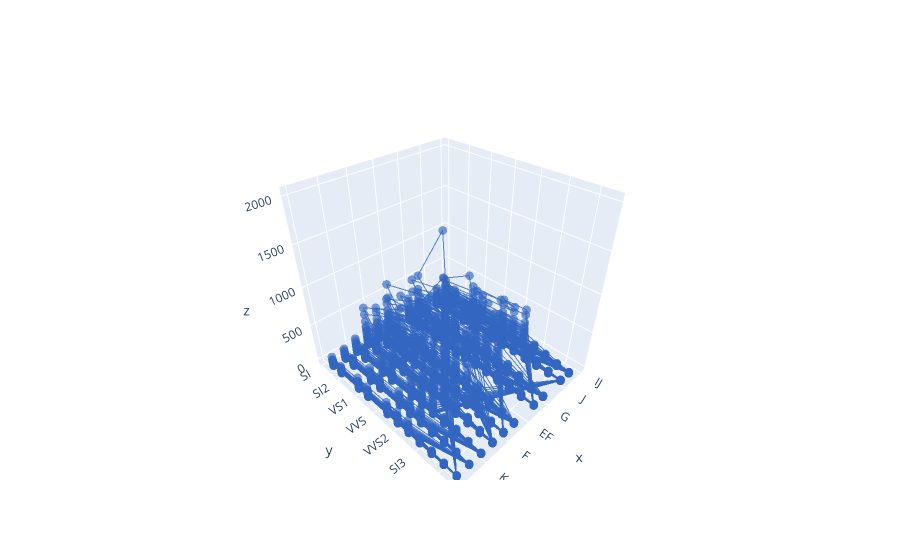

Notebook code for this chart:
### Code cell
#['id', 'diamond_clarity', 'diamond_color', 'diamond_shape', 'carat_start', 'carat_end', 'factor']
df = pd.read_csv('factor.csv')

# fig = px.scatter_3d(df, x='diamond_color', y='diamond_clarity', z='factor',
#               opacity=0.7, color='factor',  symbol='carat_end')

# fig = px.scatter_3d(df, x='diamond_color', y='diamond_clarity', z='factor',
#               opacity=0.7, color='carat_end')

# fig = px.scatter_3d(df, x='diamond_color', y='diamond_clarity', z='factor',
#               opacity=0.7, color='carat_end')

fig = go.Figure(data=[go.Scatter3d(x=df.diamond_color,y=df.diamond_clarity, z=df.factor, opacity=0.8,
                                  marker=dict(size=3, color="#3266c1", symbol="circle", opacity=0.8))])
fig.show()

### Figure 1 — Plotly figure (JSON) as saved in the notebook; plotly's stock layout.template omitted (floating-point values rounded to 4 significant figures; data arrays with more than 128 entries replaced by an {"elided": "..."} marker saying what was removed)
{"data": [{"marker": {"color": "#3266c1", "opacity": 0.8, "size": 3, "symbol": "circle"}, "opacity": 0.8, "type": "scatter3d", "x": {"elided": "2679 str values"}, "y": {"elided": "2679 str values"}, "z": {"elided": "2679 float values"}}], "layout": {}}
